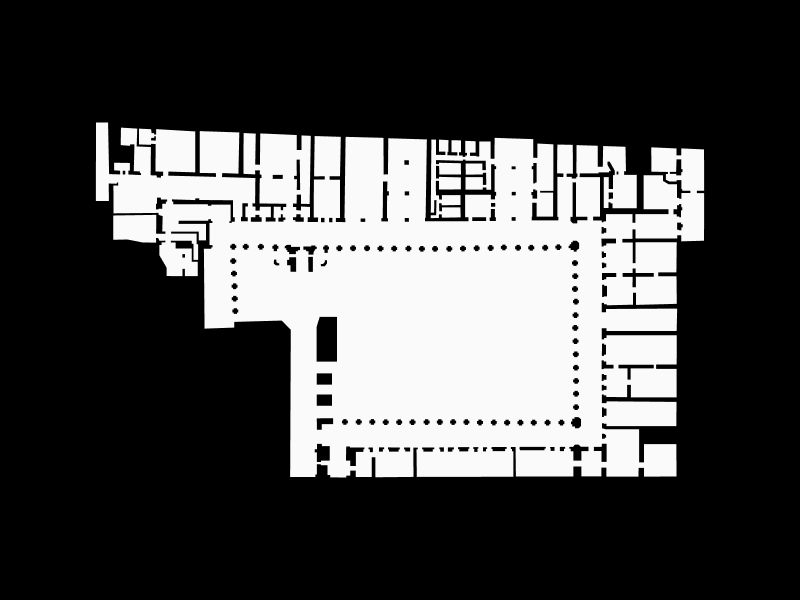

Notebook cell for this chart:
### Code cell
Topology.Show(floorplan,
              camera=[0,0,6],
              showVertices=False,
              backgroundColor="black",
              width=800,
              height=600,
              renderer=renderer)

### Figure 1 — Plotly figure (JSON) as saved in the notebook; plotly's stock layout.template omitted (floating-point values rounded to 4 significant figures; data arrays with more than 128 entries replaced by an {"elided": "..."} marker saying what was removed)
{"data": [{"hoverinfo": "text", "legendgroup": "2", "legendrank": 2, "line": {"color": "black", "dash": "solid", "width": 1}, "marker": {"size": 0}, "mode": "lines", "name": "1: object_1 (Edges)", "showlegend": false, "text": "", "type": "scatter3d", "x": {"elided": "63717 float values"}, "y": {"elided": "63717 float values"}, "z": {"elided": "63717 int values"}}, {"cmax": 1, "cmin": 0, "color": "#FAFAFA", "colorscale": [[0, "#440154"], [0.1111, "#482878"], [0.2222, "#3e4989"], [0.3333, "#31688e"], [0.4444, "#26828e"], [0.5556, "#1f9e89"], [0.6667, "#35b779"], [0.7778, "#6ece58"], [0.8889, "#b5de2b"], [1, "#fde725"]], "flatshading": true, "hoverinfo": "text", "hovertext": "", "i": {"elided": "8059 int values"}, "j": {"elided": "8059 int values"}, "k": {"elided": "8059 int values"}, "legendgroup": "3", "legendrank": 3, "lighting": {"facenormalsepsilon": 0}, "name": "1: object_1 (Faces)", "opacity": 1, "showlegend": false, "showscale": false, "text": "", "type": "mesh3d", "x": {"elided": "4860 float values"}, "y": {"elided": "4860 float values"}, "z": {"elided": "4860 int values"}}], "layout": {"autosize": true, "height": 600, "margin": {"b": 40, "l": 40, "r": 40, "t": 40}, "paper_bgcolor": "#000000", "plot_bgcolor": "#000000", "scene": {"aspectmode": "data", "camera": {"center": {"x": 0, "y": 0, "z": 0}, "eye": {"x": 0, "y": 0, "z": 6}, "projection": {"type": "perspective"}, "up": {"x": 0, "y": 1, "z": 0}}, "xaxis": {"visible": false}, "yaxis": {"visible": false}, "zaxis": {"visible": false}}, "showlegend": true, "width": 800, "xaxis": {"showgrid": false, "visible": false, "zeroline": false}, "yaxis": {"showgrid": false, "visible": false, "zeroline": false}}}
